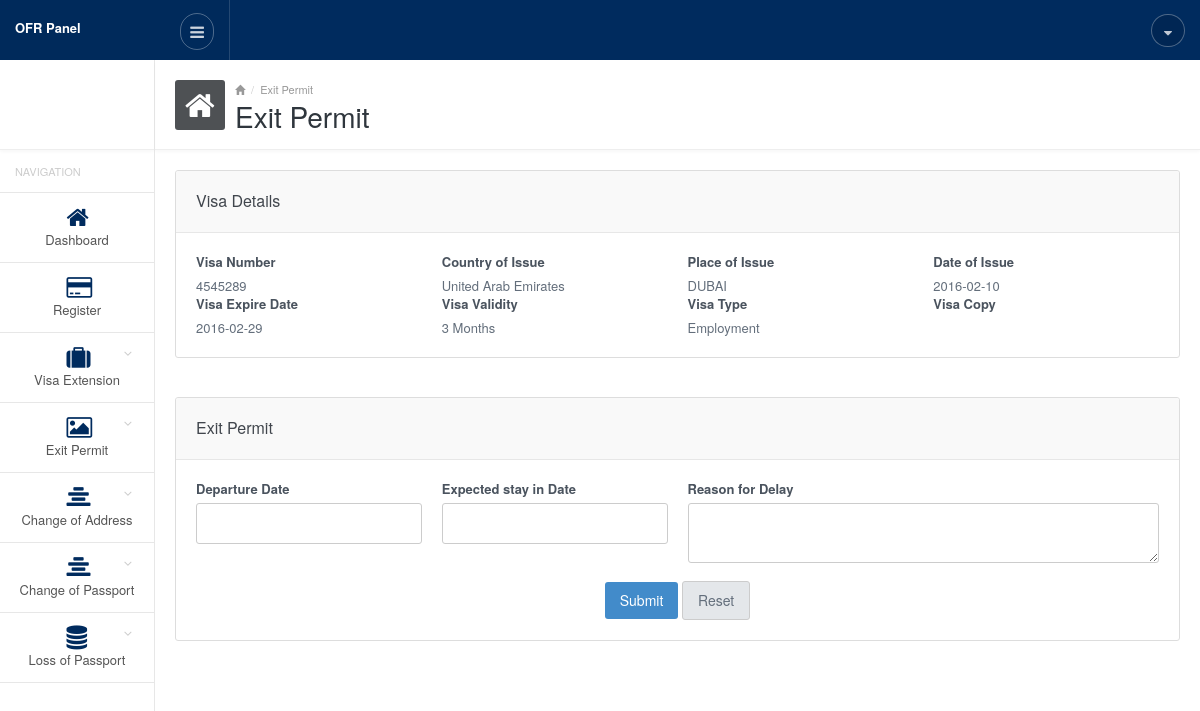
Page /admin/exit_permit.php (signed in) on the committed database.
### tables this page shows
CREATE TABLE IF NOT EXISTS `register` (
  `id` int(11) NOT NULL AUTO_INCREMENT,
  `full_name` varchar(128) NOT NULL,
  `sex` varchar(10) NOT NULL,
  `spouses_name` varchar(128) NOT NULL,
  `fathers_name` varchar(128) NOT NULL,
  `mothers_name` varchar(128) NOT NULL,
  `dob` date NOT NULL,
  `age` int(11) NOT NULL,
  `email_id` varchar(258) NOT NULL,
  `mobile_no` varchar(20) NOT NULL,
  `country_of_birth` varchar(128) NOT NULL,
  `city_of_birth` varchar(128) NOT NULL,
  `height` varchar(10) NOT NULL,
  `religion` varchar(128) NOT NULL,
  `present_nationality` varchar(128) NOT NULL,
  `photo` varchar(258) NOT NULL,
  `addr_os_congo_addr1` varchar(258) NOT NULL,
  `addr_os_congo_city` varchar(128) NOT NULL,
  `addr_os_congo_country` varchar(128) NOT NULL,
  `rdcongo_addr_1` varchar(258) NOT NULL,
  `rdcongo_addr_city` varchar(128) NOT NULL,
  `rdcongo_addr_phoneno` varchar(20) NOT NULL,
  `emergency_contact_name` varchar(258) NOT NULL,
  `emergency_phone_no` varchar(20) NOT NULL,
  `emergency_country` varchar(128) NOT NULL,
  `emergency_city` varchar(128) NOT NULL,
  `emergency_relationship` varchar(128) NOT NULL,
  `passport_number` varchar(50) NOT NULL,
  `pp_country_of_issue` varchar(128) NOT NULL,
  `pp_place_of_issue` varchar(128) NOT NULL,
  `pp_date_of_issue` date NOT NULL,
  `pp_expire_date` date NOT NULL,
  `passport_brouchure` varchar(258) NOT NULL,
  `visa_number` varchar(128) NOT NULL,
  `visa_country_of_issue` varchar(258) NOT NULL,
  `visa_place_of_issue` varchar(128) NOT NULL,
  `visa_date_of_issue` date NOT NULL,
  `visa_expire_date` date NOT NULL,
  `visa_validity` varchar(128) NOT NULL,
  `visa_type` varchar(128) NOT NULL,
  `visa_copy` varchar(258) NOT NULL,
  `place_of_embarkation` varchar(258) NOT NULL,
  `city_of_embarkation` varchar(258) NOT NULL,
  `country_of_embarkation` varchar(258) NOT NULL,
  `date_of_arrival` date NOT NULL,
  `mode_of_journey` varchar(258) NOT NULL,
  `purpose_of_visiting_rdcongo` varchar(128) NOT NULL,
  `purpose_description` varchar(258) NOT NULL,
  `support_document` varchar(258) NOT NULL,
  `status` tinyint(4) NOT NULL,
  `usertype` tinyint(4) NOT NULL COMMENT '0-users,1-police,2-airport,3-Admin',
  `ts` timestamp NOT NULL DEFAULT CURRENT_TIMESTAMP,
  PRIMARY KEY (`id`)
);

CREATE TABLE IF NOT EXISTS `tbl_countries` (
  `id` int(5) NOT NULL AUTO_INCREMENT,
  `countryCode` char(2) NOT NULL DEFAULT '',
  `countryName` varchar(45) NOT NULL DEFAULT '',
  PRIMARY KEY (`id`)
);

### admin/genfunctions.php (called while the page is built, shortened)
<?php
function get_session($var)
{
	if (isset($_SESSION[$var])) {
		return $_SESSION[$var];
	}
	else {
		return '';
	}
}
function request_get($param, $type = 1, $default_value = "") {
	return "";
}
function getCountriesNameById($id = "0")
{
    $query = "SELECT id, countryName FROM tbl_countries where id='$id'";
    $result = mysql_query($query) or die("ERR".mysql_error());
    $resultSet = mysql_fetch_array($result);
    return $resultSet['countryName'];
}
?>

### admin/exit_permit.php (the view, shortened to what this page needs)
<?php
	$pageTitle = "Exit Permit";
	require_once("genfunctions.php");
	require_once("common_header.php");
	$reg_profile_id = get_session("reg_profile_id");
	$job = request_get('job');
	$sql = "SELECT * FROM `register` WHERE id = '$reg_profile_id' ";
	$res = mysql_query($sql) or die("ERR".mysql_error());
	$r = mysql_fetch_assoc($res);
	$visa_number = $r['visa_number'];
	$visa_country_of_issue = $r['visa_country_of_issue'];
	$visa_place_of_issue = $r['visa_place_of_issue'];
	$visa_date_of_issue = $r['visa_date_of_issue'];
	$visa_expire_date = $r['visa_expire_date'];
	$visa_validity = $r['visa_validity'];
	$visa_type = $r['visa_type'];
?>
<form method="post">
	<div class="panel panel-default">
		<div class="panel-heading">
			<h4 class="panel-title">Visa Details</h4>
		</div>
		<div class="panel-body">
        	<div class="row">
        		<div class="col-sm-3">
        			<label>Visa Number</label>
                  	<div><?php echo $visa_number; ?></div>
        		</div>
        		<div class="col-sm-3">
        			<label>Country of Issue</label>
                  	<div><?php echo getCountriesNameById($visa_country_of_issue); ?></div>
        		</div>
        		<div class="col-sm-3">
        			<label>Place of Issue</label>
        			<div><?php echo $visa_place_of_issue; ?></div>
        		</div>
        		<div class="col-sm-3">
        			<label>Date of Issue</label>
        			<div><?php echo $visa_date_of_issue; ?></div>
        		</div>
        	</div>
        	<div class="row">
        		<div class="col-sm-3">
        			<label>Visa Expire Date</label>
                  	<div><?php echo $visa_expire_date; ?></div>
        		</div>
        		<div class="col-sm-3">
        			<label>Visa Validity</label>
                  	<div><?php echo $visa_validity; ?></div>
        		</div>
        		<div class="col-sm-3">
        			<label>Visa Type</label>
                  	<div><?php echo $visa_type; ?></div>
        		</div>
        		<div class="col-sm-3">
        			<label>Visa Copy</label>
        		</div>
        	</div>
		</div>
	</div>
	<br>
	<div class="panel panel-default">
		<div class="panel-heading">
			<h4 class="panel-title"><?php if(isset($pageTitle)) echo $pageTitle; else echo "Home"; ?></h4>
		</div>
		<div class="panel-body">
			<div class="row">
				<div class="col-sm-3">
					<label>Departure Date</label>
                    <?php
                        if($job=="view")
                        {
                    ?>
                        <div><?php echo $departure_date; ?></div>
                    <?php
                        }else{
                    ?>
                        <input type="text" class="form-control datepicker" name="departure_date" id="departure_date" tabindex="2" value="<?php echo $departure_date; ?>" />
                    <?php
                        }
                    ?>
				</div>
				<div class="col-sm-3">
					<label>Expected stay in Date</label>
                    <?php
                        if($job=="view")
                        {
                    ?>
                        <div><?php echo $expected_stay_in_date; ?></div>
                    <?php
                        }else{
                    ?>
                        <input type="text" class="form-control datepicker" name="expected_stay_in_date" id="expected_stay_in_date" tabindex="3" value="<?php echo $expected_stay_in_date; ?>" />
                    <?php
                        }
                    ?>
				</div>
				<div class="col-sm-6">
					<label>Reason for Delay</label>
                    <?php
                        if($job=="view")
                        {
                    ?>
                        <div><?php echo $reason_for_delay; ?></div>
                    <?php
                        }else{
                    ?>
                        <textarea class="form-control" name="reason_for_delay" id="reason_for_delay" tabindex="7"><?php echo $reason_for_delay; ?></textarea>
                    <?php
                        }
                    ?>
				</div>
			</div>
			<br>
			<div class="row">
				<div class="col-sm-12">
					<center> <input type="submit" name="ep_register" id="ep_register" value="Submit" class="btn btn-primary" /> <input type="reset" class="btn btn-default" value="Reset"> </center>
				</div>
			</div>
		</div>
	</div>
</form>
<?php
	require_once("common_footer.php");
?>

### admin/common_header.php (shortened to what this page needs)
<!DOCTYPE html>
<html lang="en">
    <head>
        <link href="css/bootstrap-datepicker.min.css" rel="stylesheet">
        <link href="css/style.default.css" rel="stylesheet">
        <link rel="stylesheet" type="text/css" href="css/dataTables.bootstrap.min.css">
        <link rel="stylesheet" type="text/css" href="css/responsive.bootstrap.min.css">
    </head>
    <body>
        <header>
            <div class="headerwrapper">
                <div class="header-left">
                    <a href="#" class="logo">
                       <strong style="color:white;">OFR Panel</strong>
                    </a>
                    <div class="pull-right">
                        <a href="#" class="menu-collapse">
                            <i class="fa fa-bars"></i>
                        </a>
                    </div>
                </div>
                <div class="header-right">
                    <div class="pull-right">
                        <div class="btn-group btn-group-option">
                            <button type="button" class="btn btn-default dropdown-toggle" data-toggle="dropdown">
                              <i class="fa fa-caret-down"></i>
                            </button>
                        </div>
                    </div>
                </div>
            </div>
        </header>
        <section>
            <div class="mainwrapper">
                <div class="leftpanel">
                    <div class="media profile-left">
                    </div>
                    <h5 class="leftpanel-title">Navigation</h5>
                    <ul class="nav nav-pills nav-stacked">
                        <li><a href="index.php"><i class="fa fa-home"></i> <br> <span>Dashboard</span></a></li>
                        <li><a href="../register.php?job=edit&view=registration&id=<?php echo get_session('reg_profile_id'); ?>"><i class="fa fa-credit-card"></i> <br><span>Register</span></a></li>
                        <li class="parent"><a href="visa_extension.php?job=add&id=<?php echo get_session('reg_profile_id'); ?>"><i class="fa fa-suitcase"></i> <br><span>Visa Extension</span></a>
                        </li>
                        <li class="parent"><a href="exit_permit.php?job=add&id=<?php echo get_session('reg_profile_id'); ?>"><i class="fa fa-picture-o"></i> <br><span>Exit Permit</span></a>
                        </li>
                        <li class="parent"><a href="change_of_address.php?job=add&id=<?php echo get_session('reg_profile_id'); ?>"><i class="fa fa-align-center"></i> <br><span>Change of Address</span></a>
                        </li>
                        <li class="parent"><a href="change_of_passport.php?job=add&id=<?php echo get_session('reg_profile_id'); ?>"><i class="fa fa-align-center"></i> <br><span>Change of Passport</span></a>
                        </li>
                        <li class="parent"><a href="loss_of_passport.php?job=add&id=<?php echo get_session('reg_profile_id'); ?>"><i class="fa fa-database"></i> <br><span>Loss of Passport</span></a>
                        </li>
                    </ul>
                </div>
                <div class="mainpanel">
                    <div class="pageheader">
                        <div class="media">
                            <div class="pageicon pull-left">
                                <i class="fa fa-home"></i>
                            </div>
                            <div class="media-body">
                                <ul class="breadcrumb">
                                    <li><a href="#"><i class="glyphicon glyphicon-home"></i></a></li>
                                    <li><?php if(isset($pageTitle)) echo $pageTitle; else echo "Dashboard"; ?></li>
                                </ul>
                                <h4><?php if(isset($pageTitle)) echo $pageTitle; else echo "Dashboard"; ?></h4>
                            </div>
                        </div>
                    </div>
                    <div class="contentpanel">

### admin/common_footer.php (shortened to what this page needs)
                    </div>
                </div>
            </div>
        </section>
    </body>
</html>

### admin/css/style.default.css (style rules this page uses)
body { font-size: 13px; color: #636E7B; background-color: #fff; }
a { outline: none !important; }
.headerwrapper { background-color: #002b5e; min-height: 60px; position: fixed; width: 100%; z-index: 1000; }
.headerwrapper:after { clear: both; display: block; content: ''; }
.headerwrapper .header-left { width: 230px; min-height: 60px; padding: 14px 15px; float: left; border-right: 1px solid rgba(255,255,255,0.14); background-color: rgba(0,0,0,0.03); position: relative; }
.headerwrapper .header-left .logo { display: inline-block; margin-top: 5px; float: left; }
.headerwrapper .header-left .menu-collapse { -moz-transition: all 0.2s ease-out 0s; -webkit-transition: all 0.2s ease-out 0s; transition: all 0.2s ease-out 0s; border: 1px solid rgba(255,255,255,0.3); color: rgba(255,255,255,0.8); padding: 6px 9px; -moz-border-radius: 50px; -webkit-border-radius: 50px; border-radius: 50px; display: inline-block; font-size: 16px; line-height: normal; position: absolute; top: 13px; right: 15px; }
.headerwrapper .header-right { margin-left: 230px; min-height: 60px; padding: 14px 15px; }
.headerwrapper .header-right .btn-group { margin: 0; line-height: 21px; float: left; }
.headerwrapper .header-right .btn-group > .btn { border: 0; background-color: rgba(0,0,0,0.1); border: 1px solid rgba(255,255,255,0.3); color: rgba(255,255,255,0.75); -moz-border-radius: 50px; -webkit-border-radius: 50px; border-radius: 50px; line-height: normal; margin-left: 5px; height: 33px; }
.btn-group-option > .btn { padding: 7px 12px; }
.mainwrapper { position: relative; top: 60px; }
.mainwrapper:before { content: ''; height: 100%; position: fixed; top: 0; left: 0; width: 155px; border-right: 1px solid #e7e7e7; }
.mainwrapper:after { clear: both; display: block; content: ''; }
.leftpanel { width: 155px; position: absolute; top: 0; left: 0; }
.leftpanel .profile-left { padding: 15px; min-height: 90px; background-color: #fff; border-bottom: 1px solid #eee; -webkit-box-shadow: 0 2px 3px rgba(0,0,0,0.03); box-shadow: 0 2px 3px rgba(0,0,0,0.03); margin-right: 1px; }
.leftpanel .leftpanel-title { text-transform: uppercase; color: #ccc; font-size: 11px; font-weight: normal; margin: 15px 15px; }
.leftpanel .nav { position: relative; border-bottom: 1px solid #e7e7e7; }
.leftpanel .nav > li { margin: 0 1px 0 0; font-size: 13px; font-weight: 500; border-top: 1px solid #e7e7e7; position: relative; }
.leftpanel .nav > li > a { color: #555; -moz-border-radius: 0; -webkit-border-radius: 0; border-radius: 0; -moz-transition: all 0.2s ease-out 0s; -webkit-transition: all 0.2s ease-out 0s; transition: all 0.2s ease-out 0s; padding: 12px 15px; line-height: 20px; text-align: center; }
.leftpanel .nav > li > a i { width: 16px; margin-right: 5px; color: #002b5e; font-size: 24px; top: 1px; position: relative; text-align: center; }
.leftpanel .nav > li.parent:after { font-family: 'FontAwesome'; content: '\f107'; display: block; position: absolute; top: 12px; right: 22px; color: #ccc; }
.mainpanel { margin-left: 155px; }
.pageheader { padding: 20px; border-bottom: 1px solid #eee; padding-bottom: 20px; height: 90px; -webkit-box-shadow: 0 2px 3px rgba(0,0,0,0.03); box-shadow: 0 2px 3px rgba(0,0,0,0.03); }
.pageheader .media { padding: 0; clear: both; }
.pageheader .pageicon { width: 50px; height: 50px; background-color: #4e5154; display: inline-block; color: #fff; font-size: 32px; border-radius: 3px; padding-top: 1px; padding-left: 10px; }
.pageheader .breadcrumb { margin: 0; padding: 0; background: none; font-size: 11px; color: #999; line-height: 18px; }
.pageheader .breadcrumb li a { color: #333; }
.pageheader .breadcrumb li a i { color: #999; font-size: 10px; }
.pageheader h4 { margin: -2px 0 0 0; font-size: 28px; font-weight: 500; color: #2f363d; line-height: normal; }
.contentpanel { position: relative; padding: 20px; }

### admin/exit_permit.php (style rules this page uses)
label { font-weight: bold; }

### rows in the picture
register: visa_number "4545289", visa_country_of_issue.countryName "United Arab Emirates", visa_place_of_issue "DUBAI", visa_date_of_issue "2016-02-10", visa_expire_date "2016-02-29", visa_validity "3 Months", visa_type "Employment"

### other values in the picture
$pageTitle "Exit Permit"
